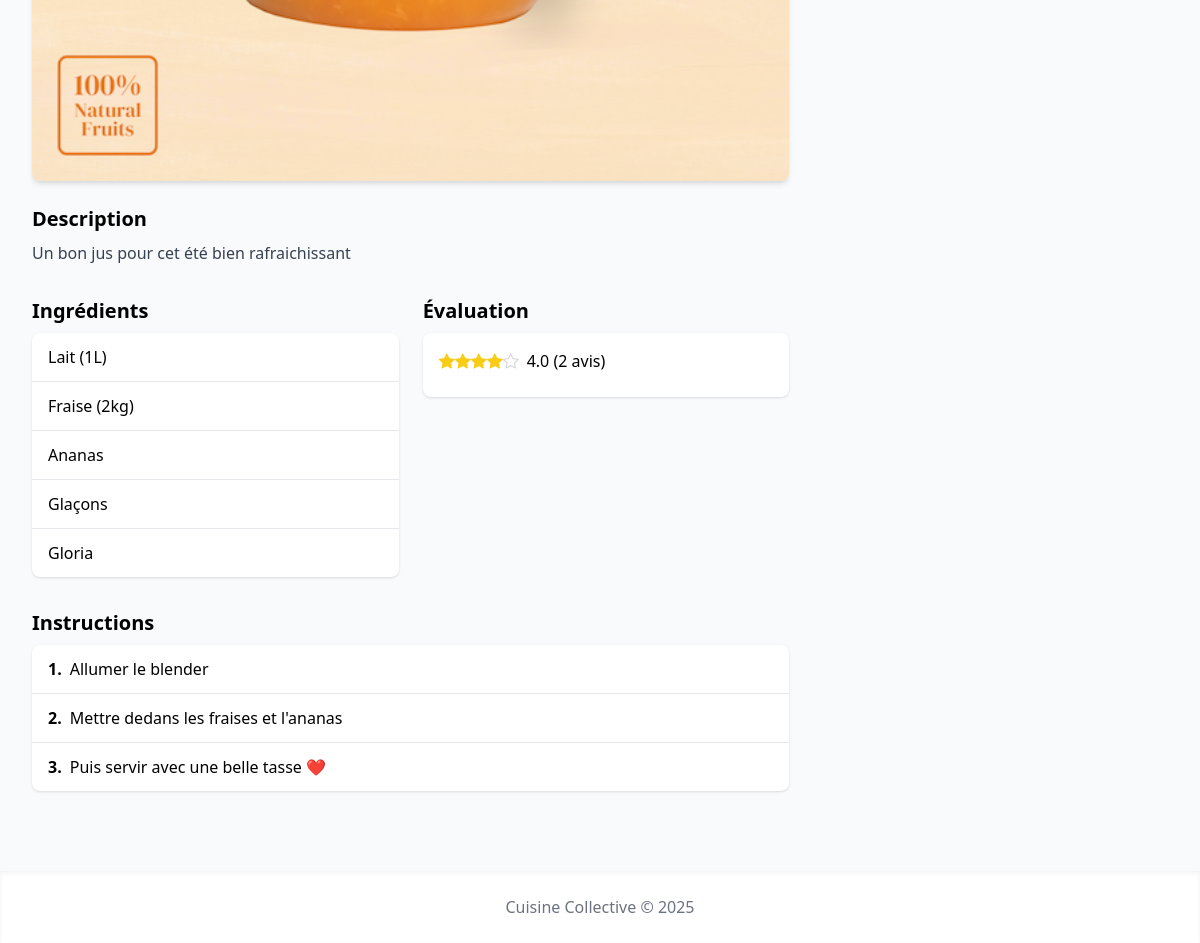
The page /recipe/2 (lower part) on the database as committed earlier.
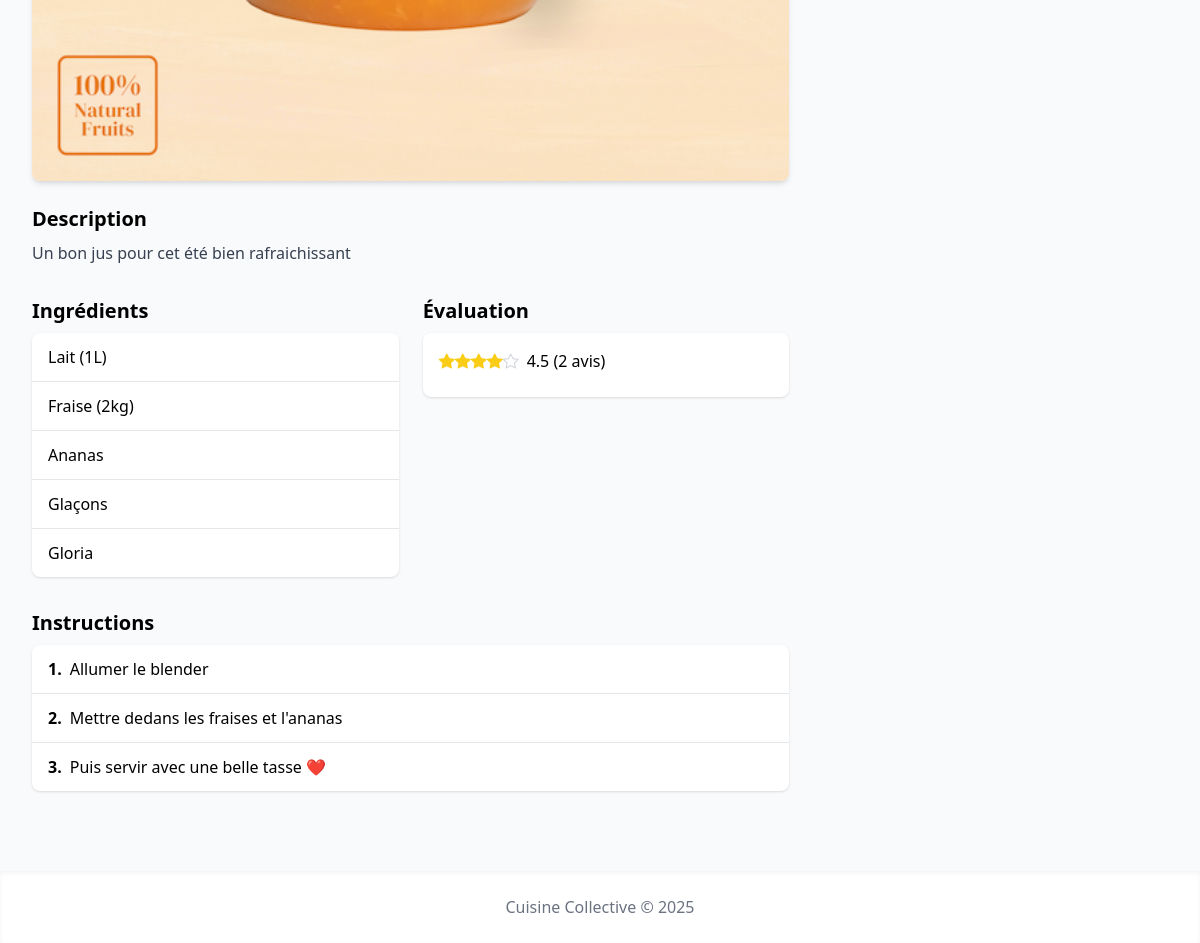
The same page on the database as committed later.
### models/recipe.py (models this page shows)
class Recipe(db.Model):
    id = db.Column(db.Integer, primary_key=True)
    title = db.Column(db.String(100), nullable=False)
    description = db.Column(db.Text)
    ingredients = db.Column(db.Text, nullable=False)
    instructions = db.Column(db.Text, nullable=False)
    cooking_time = db.Column(db.Integer)  # en minutes
    difficulty = db.Column(db.String(20))
    image_url = db.Column(db.String(200))
    date_posted = db.Column(db.DateTime, default=datetime.utcnow)
    user_id = db.Column(db.Integer, db.ForeignKey('user.id'), nullable=False)
    ratings = db.relationship('Rating', backref='recipe', lazy='dynamic')
    cooked_by = db.relationship('User', backref='cooking',
                            foreign_keys='User.cooking_now',
                            uselist=False)
    def avg_rating(self):
        ratings = [r.value for r in self.ratings.all()]
        return sum(ratings) / len(ratings) if ratings else 0

class Rating(db.Model):
    id = db.Column(db.Integer, primary_key=True)
    value = db.Column(db.Integer, nullable=False)  # 1-5
    user_id = db.Column(db.Integer, db.ForeignKey('user.id'), nullable=False)
    recipe_id = db.Column(db.Integer, db.ForeignKey('recipe.id'), nullable=False)
    date_rated = db.Column(db.DateTime, default=datetime.utcnow)

### routes/recipe_routes.py (the view)
    @app.route('/recipe/<int:recipe_id>')
    def recipe_detail(recipe_id):
        recipe = get_recipe_by_id(recipe_id)
        return render_template('recipes/detail.html', recipe=recipe, title=recipe.title)

### app.py (called while the page is built)
def create_app():
    app = Flask(__name__)
    app.config.from_object(Config)
    db.init_app(app)
    login_manager.init_app(app)
    login_manager.login_view = 'login'
    socketio.init_app(app)
    migrate.init_app(app, db)
    @app.context_processor
    def utility_processor():
        return {
            'now': datetime.utcnow
        }
    with app.app_context():
        from routes.auth_routes import register_auth_routes
        from routes.recipe_routes import register_recipe_routes
        from routes.live_routes import register_live_routes
        register_auth_routes(app)
        register_recipe_routes(app)
        register_live_routes(app)
    return app

### services/recipe_service.py (called while the page is built)
def get_recipe_by_id(recipe_id):
    return Recipe.query.get_or_404(recipe_id)

### templates/recipes/detail.html (shortened to what this page needs)
{% extends 'base.html' %}
{% block content %}
<div class="flex flex-col md:flex-row gap-8">
    <div class="md:w-2/3">
        {% if recipe.image_url %}
            <img src="{{ url_for('static', filename=recipe.image_url) }}" class="w-full h-auto rounded-lg shadow-md mb-6" alt="{{ recipe.title }}">
        {% endif %}
        <div class="mb-8">
            <h3 class="text-xl font-semibold mb-2">Description</h3>
            <p class="text-gray-700">{{ recipe.description }}</p>
        </div>
        <div class="grid md:grid-cols-2 gap-6 mb-8">
            <div>
                <h3 class="text-xl font-semibold mb-2">Ingrédients</h3>
                <ul class="bg-white rounded-lg divide-y divide-gray-200 shadow">
                    {% for ingredient in recipe.ingredients.split('\n') %}
                        {% if ingredient.strip() %}
                            <li class="px-4 py-3">{{ ingredient }}</li>
                        {% endif %}
                    {% endfor %}
                </ul>
            </div>
            <div>
                <h3 class="text-xl font-semibold mb-2">Évaluation</h3>
                <div class="bg-white p-4 rounded-lg shadow">
                    {% if recipe.ratings.count() > 0 %}
                        <div class="flex items-center mb-2">
                            <div class="flex mr-2">
                                {% for i in range(5) %}
                                    {% if i < recipe.avg_rating()|int %}
                                        <i class="bi bi-star-fill text-yellow-400"></i>
                                    {% else %}
                                        <i class="bi bi-star text-gray-300"></i>
                                    {% endif %}
                                {% endfor %}
                            </div>
                            <span>{{ "%.1f"|format(recipe.avg_rating()) }} ({{ recipe.ratings.count() }} avis)</span>
                        </div>
                    {% else %}
                        <p class="text-gray-500">Aucune évaluation pour le moment</p>
                    {% endif %}
                </div>
            </div>
        </div>
        <div class="mb-8">
            <h3 class="text-xl font-semibold mb-2">Instructions</h3>
            <ol class="bg-white rounded-lg divide-y divide-gray-200 shadow">
                {% for step in recipe.instructions.split('\n') %}
                    {% if step.strip() %}
                        <li class="px-4 py-3 flex">
                            <span class="font-bold mr-2">{{ loop.index }}.</span>
                            <span>{{ step }}</span>
                        </li>
                    {% endif %}
                {% endfor %}
            </ol>
        </div>
    </div>
</div>
{% endblock %}

### templates/base.html (shortened to what this page needs)
<!DOCTYPE html>
<html lang="fr">
<head>
    <link rel="stylesheet" href="https://cdn.jsdelivr.net/npm/bootstrap-icons@1.11.0/font/bootstrap-icons.css">
    <link rel="stylesheet" href="{{ url_for('static', filename='css/output.css') }}">
</head>
<body class="bg-gray-50">
    <div class="max-w-7xl mx-auto px-4 sm:px-6 lg:px-8">
        {% block content %}{% endblock %}
    </div>
    <footer class="py-6 mt-12 bg-white shadow-inner">
        <div class="max-w-7xl mx-auto px-4 sm:px-6 lg:px-8 text-center text-gray-500">
            <p>Cuisine Collective © {{ now().year }}</p>
        </div>
    </footer>
</body>
</html>

Rows that differ between the two databases and show on the page:
changed through a linked row, Rating: avg_rating "4.0" → "4.5"
